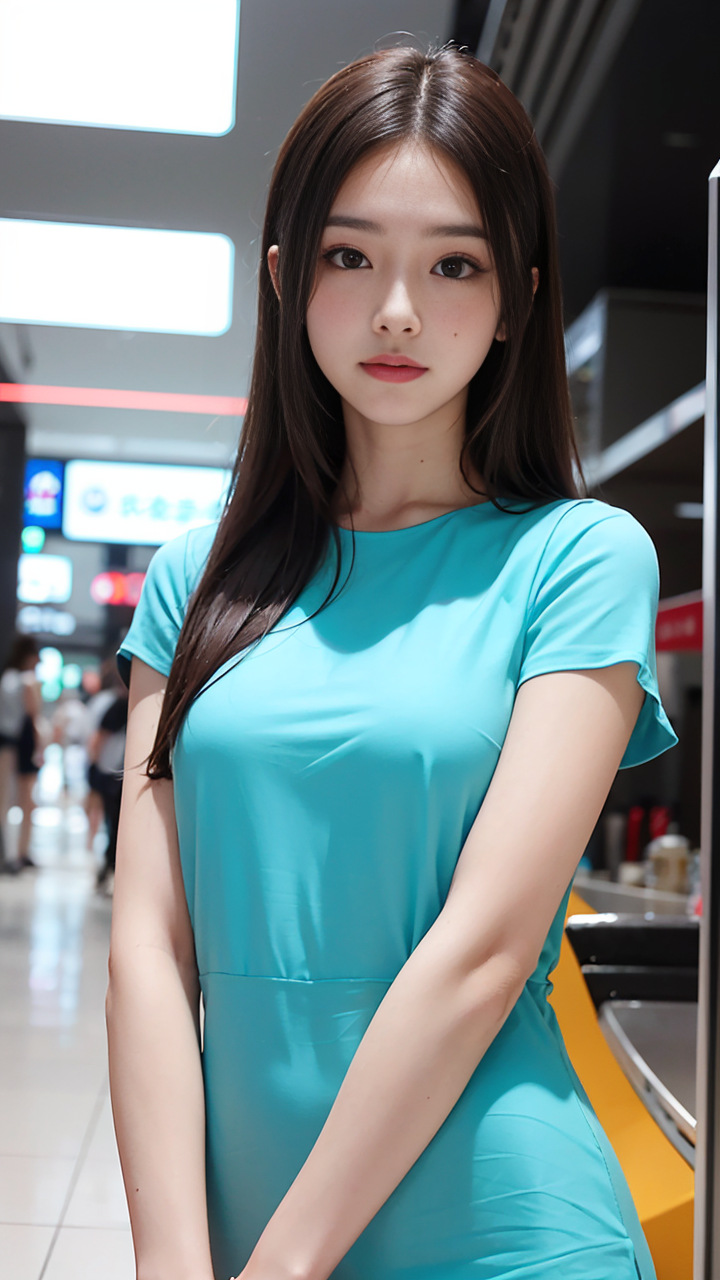
//> input picture image/image.png, 720 x 1280 px
$ ./opencvtranslate   (built with g++ and OpenCV 4)
//> lines starting //> are read from the running program, lines starting //| are printed output that depends on the picture
#include <iostream>
#include <opencv2/core/mat.hpp>
#include <opencv2/highgui.hpp>
#include <opencv2/imgcodecs.hpp>
#include <opencv2/opencv.hpp>


int main(){
    // 创建两个图片对象
    cv::Mat image =cv::imread("image/image.png");
//> image is the input picture: 1280 rows x 720 cols, CV_8UC3; mean B, G, R 138.3, 137.5, 121.4
    cv::Mat gray;
    cv::Mat HSV;
    cv::Mat RGB;
    // 检测是否成功加载
     if (image.empty()) {
        std::cout << "Could not open or find the image" << std::endl;
        return -1;
    }
    // 转换为灰度图
    cv::cvtColor(image, gray, cv::COLOR_BGR2GRAY);
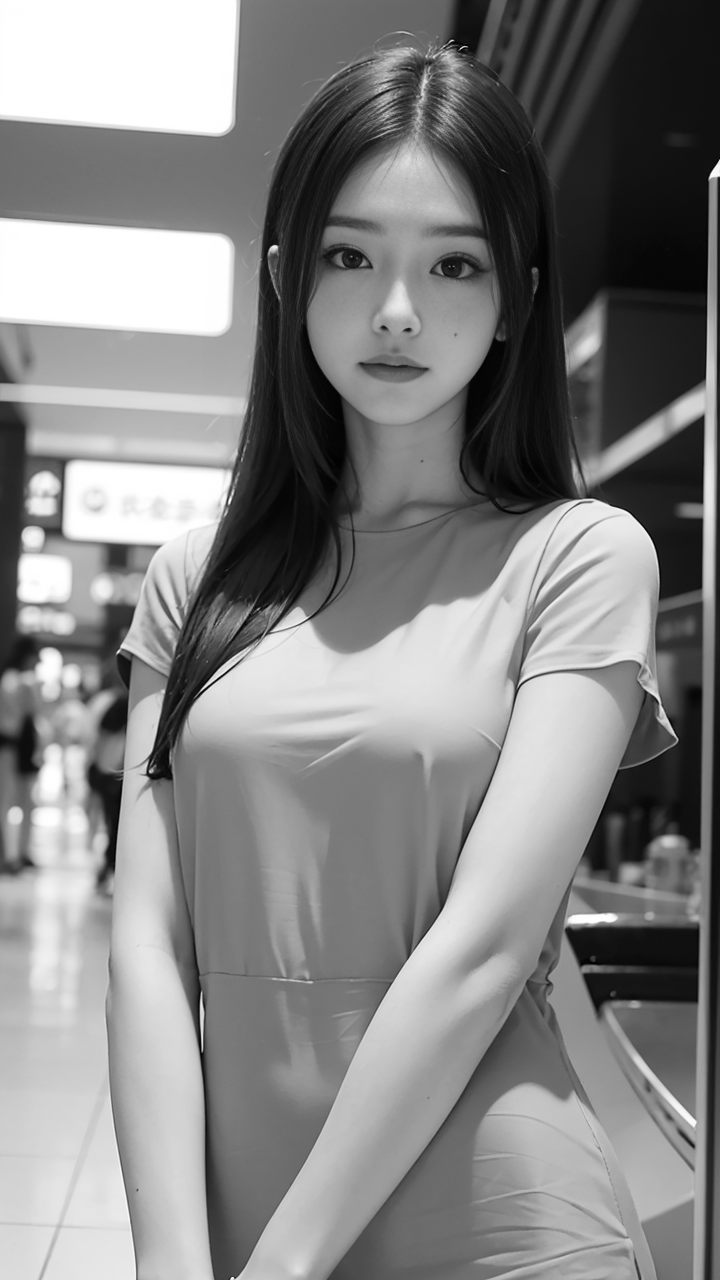
//> gray: 1280 rows x 720 cols, CV_8UC1; min 0, max 255, mean 132.8
    // 转换为 HSV 图
    cv::cvtColor(image, HSV, cv::COLOR_BGR2HSV);
//> HSV: 1280 rows x 720 cols, CV_8UC3; mean H, S, V 63.8, 74.7, 152.2
    // 转换为 RGB 图
    cv::cvtColor(image, RGB, cv::COLOR_BGR2RGB);

    cv::imshow("Image", image);
    cv::imshow("Gray", gray);
    cv::imshow("HSV", HSV);
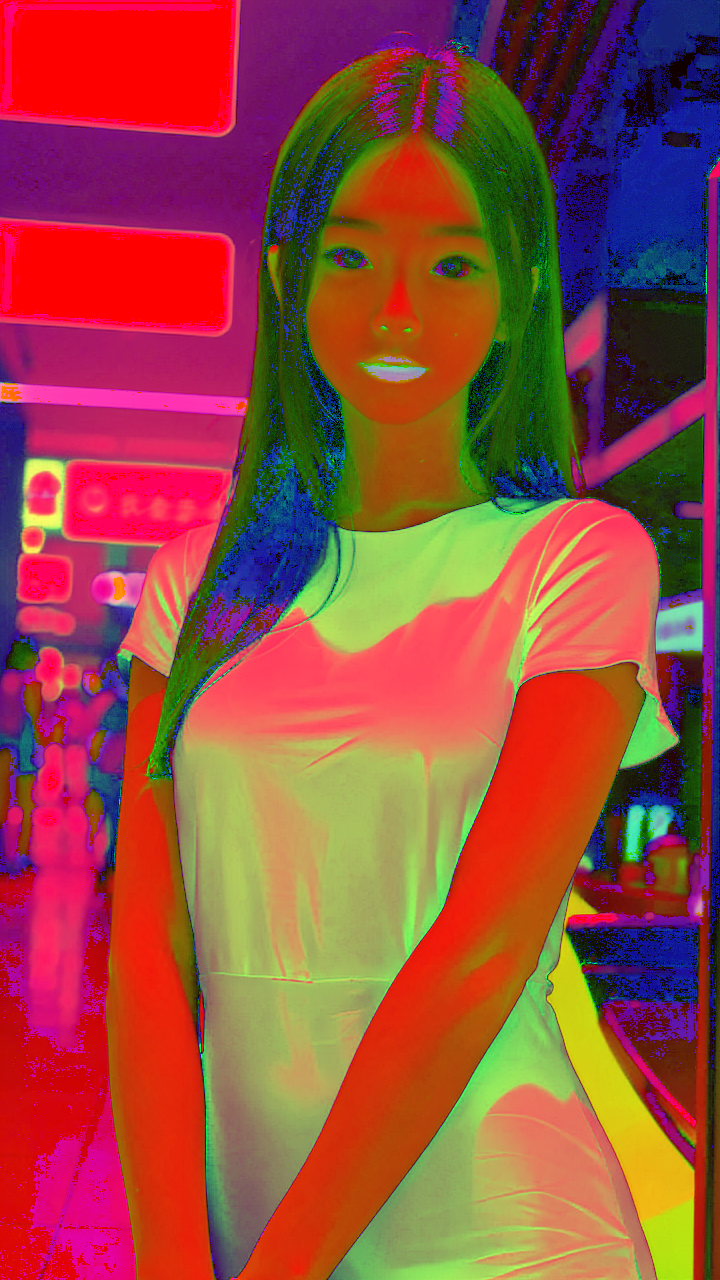
//> window 'HSV': 1280 rows x 720 cols, CV_8UC3; mean B, G, R 63.8, 74.7, 152.2
    cv::imshow("RGB",RGB);
    if (cv::waitKey(0) == 'q' || cv::waitKey(0) == ' ') {
//> the space key is pressed
//> the space key is pressed
        std::cout << "q or space is pressed" << std::endl;
        // 保存图片
        cv::imwrite("image/gray.png", gray);
        cv::imwrite("image/HSV.png", HSV);
        cv::imwrite("image/RGB.png", RGB);
        // 释放资源
        image.release();
        HSV.release();
        gray.release();
        cv::destroyAllWindows();
        return 0;
//> (the program exits here)

$ run again, with image/Origin.jpg saved as image/image.png
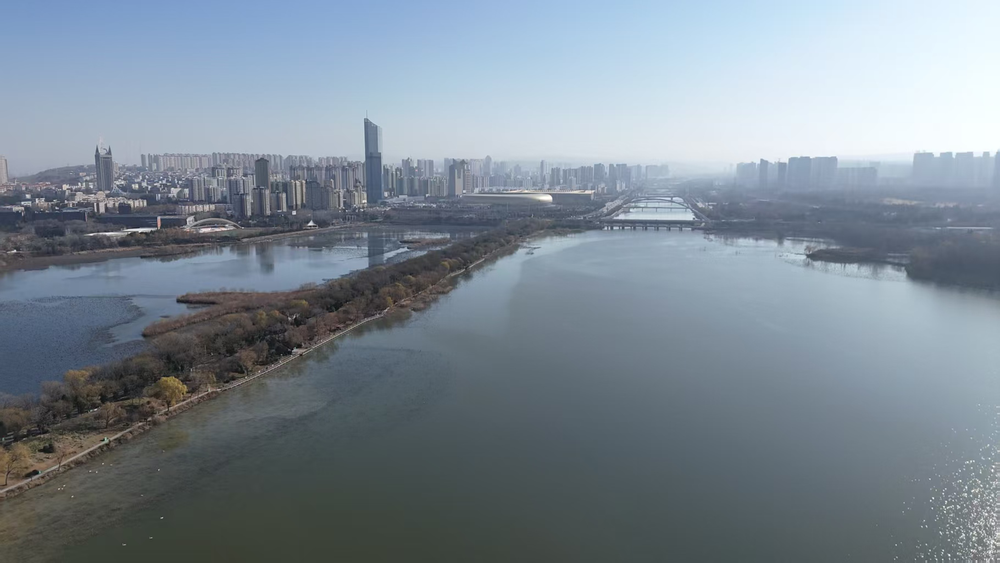
//> input picture image/Origin.jpg, 1000 x 563 px, shrunk from 1820 x 1024 before the run
//> image is the input picture: 563 rows x 1000 cols, CV_8UC3; mean B, G, R 147.7, 137, 124.7
//> `cv::cvtColor(image, gray, cv::COLOR_BGR2GRAY);`:
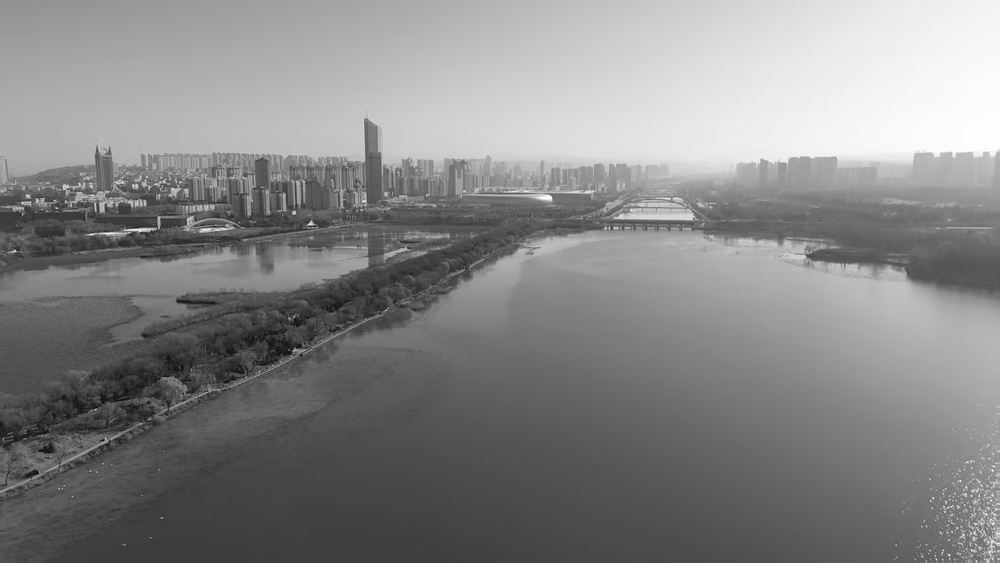
//> gray: 563 rows x 1000 cols, CV_8UC1; min 3, max 255, mean 134.5
//> HSV: 563 rows x 1000 cols, CV_8UC3; mean H, S, V 95.7, 42.8, 149.1
//> `cv::imshow("HSV", HSV);`:
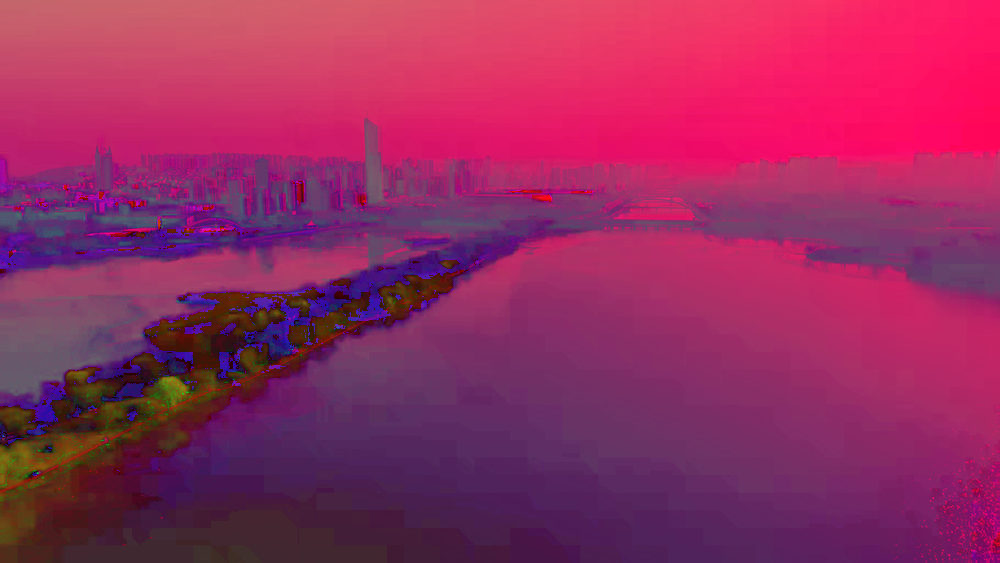
//> window 'HSV': 563 rows x 1000 cols, CV_8UC3; mean B, G, R 95.7, 42.8, 149.1
